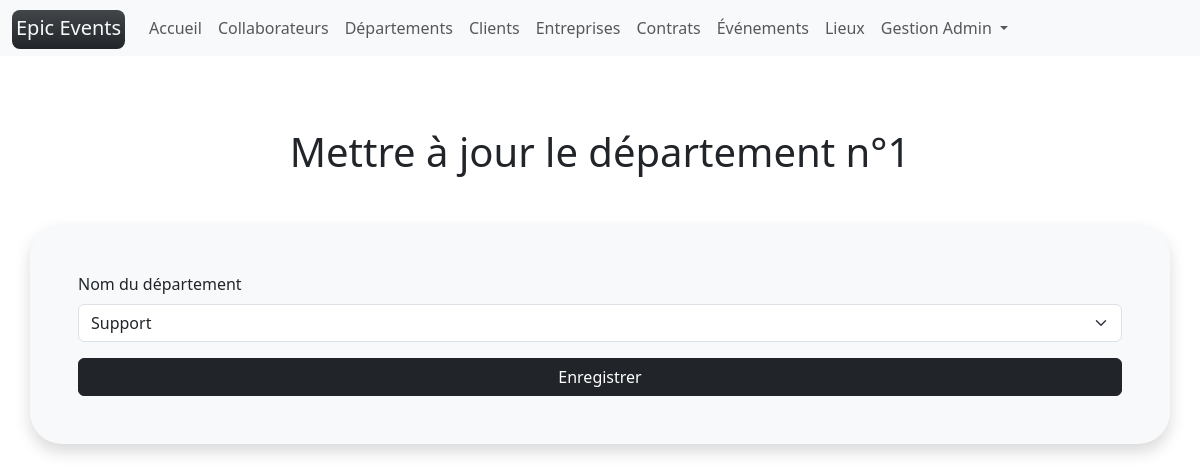
/departments/1/update/ (signed in), run on the app's committed database.
### epic_events/models/collaborator.py (models this page shows, shortened)
class Collaborator(UserMixin, AbstractUser):
    department = models.ForeignKey(to=Department, on_delete=models.RESTRICT, null=True)
    birthdate = models.DateField(verbose_name="Date de naissance")
    REQUIRED_FIELDS = ["first_name", "last_name"]
    USERNAME_FIELD = "email"
    username = date_joined = None
    @property
    def str_id(self) -> str:
        if self.id:
            return str(self.id)
        return unfilled
    @property
    def role(self) -> str:
        if self.department:
            return self.department.name
        return unfilled
    @property
    def title(self) -> str:
        if self.first_name:
            return f"{self.role} {self.first_name.capitalize()}"
        return f"{self.role} {unfilled}"

### epic_events/models/department.py (models this page shows, shortened)
class Department(NameFieldMixin):
    @classmethod
    def french_name(self) -> str:
        return "Département"

### epic_events/views/department.py (the view, shortened to what this page needs)
class UpdateView(crud_permission, View):
    def get(self, request, id, *args, **kwargs):
        obj = get_object_or_404(model, id=id)
        return render(
            request,
            model.template_name_create(),
            {
                "form": model_form(instance=obj),
                "obj": obj,
                "title": model.french_name().lower(),
            },
        )

### epic_events/forms/department.py
class DepartmentForm(forms.ModelForm):
    name = forms.CharField(
        label="Nom du département",
        required=True,
        widget=forms.Select(
            choices=[
                ("Commercial", "Commercial"),
                ("Support", "Support"),
                ("Gestion", "Gestion"),
            ]
        ),
    )
    class Meta:
        model = Department
        fields = ["name"]

### epic_events/models/mixins.py (called while the page is built)
    @classmethod
    def singular_name(self) -> str:
        return self.__name__.lower()

    @classmethod
    def template_name_create(self) -> str:
        return f"{self.singular_name()}/form.html"

### epic_events/permissions.py (called while the page is built)
    def test_func(self):
        return self.request.user.role == "Gestion"

### epic_events/templates/department/form.html (shortened to what this page needs)
{% extends "base.html" %}
{% load django_bootstrap5 %}
{% block content %}
      <h1 class="text-center my-5">
        {% if 'create' in request.path %}
          Ajouter un nouveau {{title}}
        {% else %}
          Mettre à jour le {{title}} n°{{obj.id}}
        {% endif %}
      </h1>
    <div class="shadow p-5 mb-5 bg-body-tertiary rounded-5">
      <form method="POST" class="form">
        {% bootstrap_form form %}
        <button type="submit" class="btn btn-dark w-100">Enregistrer</button>
      </form>
    </div>
{% endblock content %}

### epic_events/templates/partials/navbar.html (shortened to what this page needs)
<nav class="navbar navbar-expand-lg navbar-light bg-light">
  <div class="container-fluid">
    <a class="navbar-brand" href="{% url 'home' %}">
      <span class="bg-dark text-light p-1 pb-2 bg-gradient rounded-3">
        Epic Events
      </span>
    </a>
    <div class="collapse navbar-collapse" id="navbarScroll">
      {% if user.is_authenticated %}
      <ul class="navbar-nav me-auto my-2 my-lg-0 navbar-nav-scroll" style="--bs-scroll-height: 100px;">
        <li class="nav-item">
          <a
          {% if '/home/' == request.path %}
            class="nav-link active border-bottom border-dark border-2"
            aria-current="page"
          {% else %}
            class="nav-link"
          {% endif %}
            href="{% url 'home' %}">Accueil
          </a>
        </li>
        {% if user.role == "Gestion" %}
        <li class="nav-item">
          <a
          {% if request.path == "/collaborators/" or "collaborators" in request.path and "search" in request.path %}
            class="nav-link active border-bottom border-dark border-2"
            aria-current="page"
          {% else %}
            class="nav-link"
          {% endif %}
           href="{% url 'collaborators' %}">Collaborateurs
          </a>
        </li>
        <li class="nav-item">
          <a
          {% if request.path == "/departments/" or "departments" in request.path and "search" in request.path %}
            class="nav-link active border-bottom border-dark border-2"
            aria-current="page"
          {% else %}
            class="nav-link"
          {% endif %}
            href="{% url 'departments' %}">Départements
          </a>
        </li>
        {% endif %}
        <li class="nav-item">
          <a
          {% if '/customers/' == request.path %}
            class="nav-link active border-bottom border-dark border-2"
            aria-current="page"
          {% else %}
            class="nav-link"
          {% endif %}
           href="{% url 'customers' %}">Clients
          </a>
        </li>
        <li class="nav-item">
          <a
          {% if '/companies/' == request.path %}
            class="nav-link active border-bottom border-dark border-2"
            aria-current="page"
          {% else %}
            class="nav-link"
          {% endif %}
            href="{% url 'companies' %}">Entreprises
          </a>
        </li>
        <li class="nav-item">
          <a
          {% if '/contracts/' == request.path %}
            class="nav-link active border-bottom border-dark border-2"
            aria-current="page"
          {% else %}
            class="nav-link"
          {% endif %}
            href="{% url 'contracts' %}">Contrats
          </a>
        </li>
        <li class="nav-item">
          <a
          {% if '/events/' == request.path %}
            class="nav-link active border-bottom border-dark border-2"
            aria-current="page"
          {% else %}
            class="nav-link"
          {% endif %}
            href="{% url 'events' %}">Événements
          </a>
        </li>
        <li class="nav-item">
          <a
          {% if '/locations/' == request.path %}
            class="nav-link active border-bottom border-dark border-2"
            aria-current="page"
          {% else %}
            class="nav-link"
          {% endif %}
            href="{% url 'locations' %}">Lieux
          </a>
        </li>
        <li class="nav-item dropdown">
          <a
          {% if '/collaborators/'|add:user.str_id|add:'/' == request.path %}
            class="nav-link dropdown-toggle active border-bottom border-dark border-2"
          {% else %}
            class="nav-link dropdown-toggle"
          {% endif %}
          href="#" id="navbarScrollingDropdown" role="button" data-bs-toggle="dropdown" aria-expanded="false">
            {{user.title}}
          </a>
        </li>
      </ul>
      {% endif %}
    </div>
  </div>
</nav>

### data on the page
Collaborator: title "Gestion Admin"
Department: id "1", name "Support"

### other printed values
{{ title }} "département"
